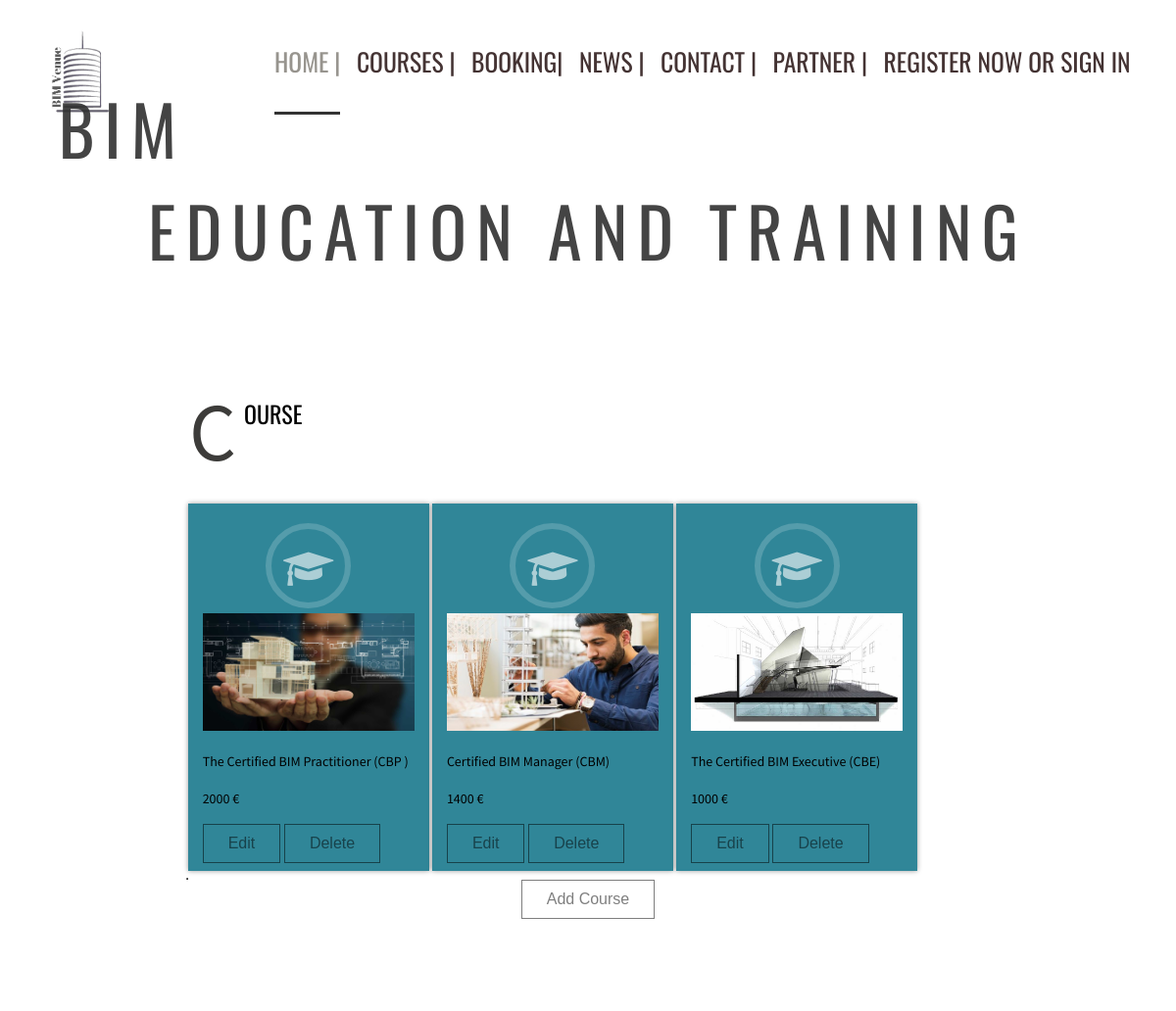
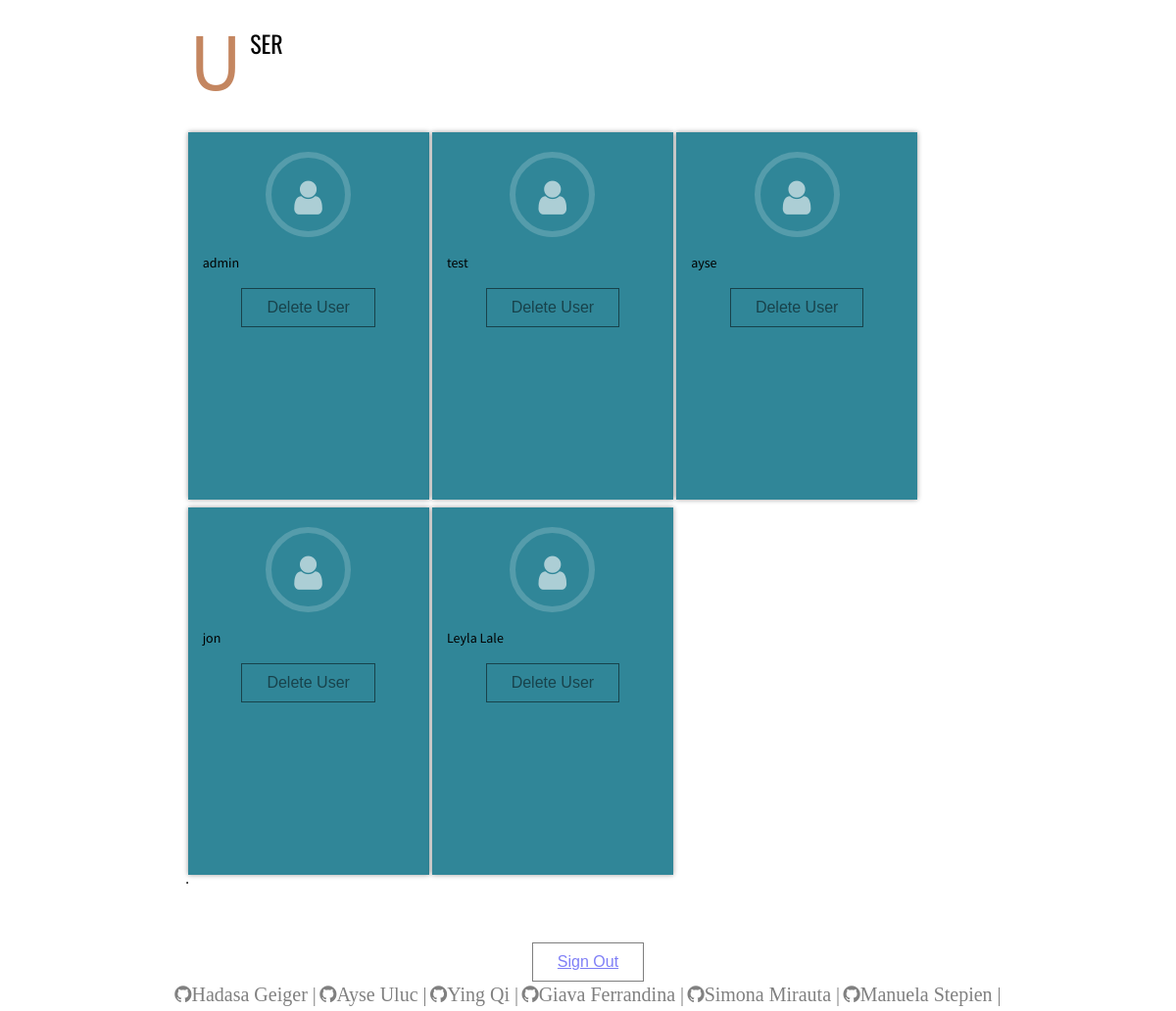
/home.php (signed in), run on the app's committed database (2 pictures, top to bottom).
### tables this page shows
CREATE TABLE `cours` (
  `cId` int(11) NOT NULL,
  `cName` varchar(50) NOT NULL,
  `cBegin` date NOT NULL,
  `cEnd` date NOT NULL,
  `cDetails` varchar(1600) NOT NULL,
  `cSchedule` varchar(1600) NOT NULL,
  `cDescription` varchar(1600) NOT NULL,
  `cPrice` int(50) NOT NULL,
  `capacity` int(20) DEFAULT NULL,
  `image` varchar(55) DEFAULT NULL
);

### home.php (the view, shortened to what this page needs)
<?php
	require_once 'actions/db_connect.php';
	$res=mysqli_query($conn, "SELECT * FROM admin WHERE userId=".$_SESSION['users']);
	$userRow = mysqli_fetch_array($res, MYSQLI_ASSOC);
?>
<!DOCTYPE html>
<html>
<head>
  <link rel="stylesheet" type="text/css" href="css/h_style.css">
<link rel="stylesheet" href="https://cdnjs.cloudflare.com/ajax/libs/font-awesome/4.7.0/css/font-awesome.min.css">
</head>
<body>
     <div id="parallax-world-of-ugg">
            <section>
              <img id="png" src="img/logo.png" alt="">
                <nav>
                   <ul>
                        <li><a href="index.php" id="current">Home |</a></li>
                        <li><a href="login.php">Courses |</a></li>
                        <li><a href="booking.php">Booking|</a></li>
                        <li><a href="news.php">News |</a></li>
                        <li><a href="contact.php">Contact |</a></li>
                        <li><a href="ourpartners.php">Partner |</a></li>
                        <li><a href="register.php">Register Now or Sign In</a></li>
                  </ul>
                </nav>
            </section>
	<?php
	if	($userRow['users'] == 0) {
		?>
		<section>
		  <div class="parallax-five">
		    <h2>BIM EDUCATION AND TRAINING</h2>
		  </div>
		</section>
		<div class="block">
    		<h1><span class="first-character ny">C</span>ourse</h1>
    		<br>
    		<br>
    		<br>
		<div class="">
			    <table border="1" cellspacing="0" cellpadding="0">
			        <tbody>
			      		<?php
			              $sql = "SELECT cId, image, cName, cBegin, cEnd, cDetails, cSchedule, cDescription, cPrice, capacity FROM cours";
			              $result = $conn->query($sql);
			              if($result->num_rows > 0) {
			                  while($row = $result->fetch_assoc()) {
			                      echo "
  										  <div class='box_course'>
   											 <span class='icon-cont'><i class='fa fa-graduation-cap'></i></span>
			                            		<a href='view.php?id=".$row['cId']."'></a>
			                            		 <img class='' src='http://localhost/BIM/img/".$row['image']."'style='width:100%; height:120px;>
			                              		<div class='caption'>
				                                <p>".$row['cName']."</p>
				                                <p>".$row['cPrice']." € </p>
			                                <a href='update_course.php?id=".$row['cId']."'><button class='custom-btn btn-1' type='button'>Edit</button></a>
				                            <a href='delete_course.php?id=".$row['cId']."'><button class='custom-btn btn-1' type='button'>Delete</button></a>
			                              </div>
			                              </div>
			                            </a>
			                          </div>
			                        </div>";
				                            }
				                        }
			              	else {
			                  echo "<tr><td colspan='5'><center>No Data Avaliable</center></td></tr>";
			              		}
			            ?>
			    	<div class="buttons-coll">
			    	<a href='create_course.php'><button class="custom-btn btn-1" type='button'>Add Course</button></a>
			    </div>
   <div class="block">
    		<h1><span class="first-character atw">U</span>ser</h1>
    		<br>
    		<br>
    		<br>
		<div class="">
			    <table border="1" cellspacing="0" cellpadding="0">
			        <tbody>
			      		<?php
			              $sql = "SELECT userId, userName, userEmail FROM admin";
			              $result = $conn->query($sql);
			              if($result->num_rows > 0) {
			                  while($row = $result->fetch_assoc()) {
			                      echo "
  										  <div class='box_course'>
   											<span class='icon-cont'><i class='fa fa-user'></i></span>
			                            <a href='view.php?id=".$row['userId']."'></a>
			                              <div class='caption'>
			                                <p>".$row['userName']."</p>
			                                <div class='buttons-coll'>
				                            <a href='delete_user.php?id=".$row['userId']."'><button class='custom-btn btn-1' type='button'>Delete User</button></a>
				                            </div>
			                              </div>
			                            </a>
			                          </div>
			                        </div>";
				                            }
				                        }
			              	else {
			                  echo "<tr><td colspan='5'><center>No Data Avaliable</center></td></tr>";
			              		}
			            ?>
		  		 <div class="buttons-coll">
				<button class="custom-btn btn-1" id="sign-out">
					<a href="logout.php?logout">Sign Out</a>
				</button>
			</div>
    <?php
	}
	?>
<footer>
        <a class="fa fa-lg fa-github" href="https://github.com/hadasamanis99" style="text-decoration: none; color: grey;">Hadasa Geiger |</a>
        <a class=" fa fa-lg fa-github" href="https://github.com/ayseuluc"  style="text-decoration: none; color: grey;">Ayse Uluc |</a>
        <a class=" fa fa-lg fa-github" href="https://github.com/Qying23"  style="text-decoration: none; color: grey;">Ying Qi |</a>
        <a class=" fa fa-lg fa-github" href="https://github.com/giavanna"  style="text-decoration: none; color: grey;">Giava Ferrandina |</a>
        <a class=" fa fa-lg fa-github" href="https://github.com/mirautas"  style="text-decoration: none; color: grey;">Simona Mirauta |</a>
        <a class=" fa fa-lg fa-github" href="https://github.com/stepienm"  style="text-decoration: none; color: grey;">Manuela Stepien |</a>
    </footer>
</body>
</html>

### css/h_style.css (style rules this page uses)
html { font-family: "Oswald"; }
#parallax-world-of-ugg h1 { font-family:'Oswald', sans-serif; font-size:24px; font-weight:400; text-transform: uppercase; color:black; padding:0; margin:0; }
#parallax-world-of-ugg h2 { font-family:'Oswald', sans-serif; margin-top: -45px; font-size:70px; letter-spacing:10px; text-align:center; color:#303030; font-weight:400; text-transform:uppercase; z-index:10; opacity:.9; }
#parallax-world-of-ugg p { font-family:'Source Sans Pro', sans-serif; font-weight:400; font-size:14px; line-height:24px; }
.first-character { font-weight:400; float: left; font-size: 84px; line-height: 64px; padding-top: 4px; padding-right: 8px; padding-left: 3px; font-family: 'Source Sans Pro', sans-serif; }
.ny { color: #3d3c3a; }
.atw { color: #c48660; }
#parallax-world-of-ugg .block { background: white; padding: 60px; width:820px; margin:0 auto; text-align:justify; }
#png { width: 10%; margin-left: 15px; }
nav { float: right; }
nav ul { list-style-type: none; margin: 0; padding: 2.2em 2em; }
nav ul li { display: inline; padding: 0 .4em; }
nav ul li a { color: #433; text-decoration: none; text-transform: uppercase; font-size: 1.6em; padding-bottom: 1.3em; transition: .10s color; }
#current { color: #97948E; border-bottom: 3px solid #333; }
.box_course { width: 30%; height: 375px; margin: 0.2%; padding: 15px; box-sizing: border-box; display: inline-block; background: #308698; overflow: hidden; box-shadow: 0 0 5px rgba(0,0,0,0.4); cursor: pointer; }
.box_course .icon-cont { border: 6px solid rgba(255,255,255,0.3); border-radius: 50%; width: 75px; height: 75px; margin: 5px auto; display: block; text-align: center; top: 10px; left: 0; right: 0; z-index: 5; box-shadow: 0 0 0 0px rgba(255,255,255,0.5), 0 0 0 0px rgba(3, 108, 129, 0.5); }
.box_course .icon-cont { color: #fff; opacity: 0.6; font-size: 2.5em; line-height: 75px; }
.buttons-coll { text-align: center; }
.custom-btn { padding: 10px 25px; font-size: 12pt; background: transparent; outline: none !important; cursor: pointer; transition: all 0.3s ease; position: relative; display: inline-block; opacity: 0.5; }
.btn-1 { border: 0.5px solid #000; }
footer { font-size: 15px; text-align:center; }

### data on the page
cours: image (picture), cName "The Certified BIM Practitioner (CBP )", cPrice "2000"
cours: image (picture), cName "Certified BIM Manager (CBM)", cPrice "1400"
cours: image (picture), cName "The Certified BIM Executive (CBE)", cPrice "1000"

### other printed values
$row['userName'] "admin"
$row['userName'] "test"
$row['userName'] "ayse"
$row['userName'] "jon"
$row['userName'] "Leyla Lale"
